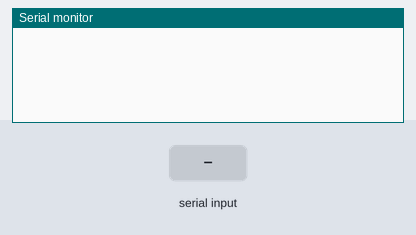
Bench run of a sketch on a simulated Arduino Uno, built with avr-gcc and run on an emulated ATmega328P. Shown: the last lines printed to the serial monitor. The test bench sets the inputs (shaded band).

Above: at 1.2 s.
1.3 s: "90,45\n" received over Serial
At 2.5 s:
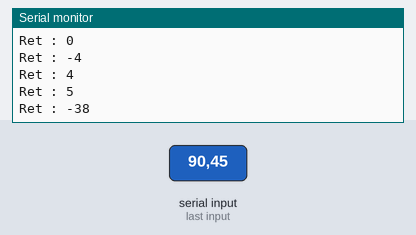
2.8 s: "30,150\n" received over Serial
At 4.0 s:
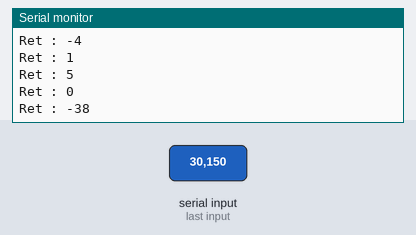
Timing chart, 0 to 5.8 s (numbered marks = the images above; inputs shaded):
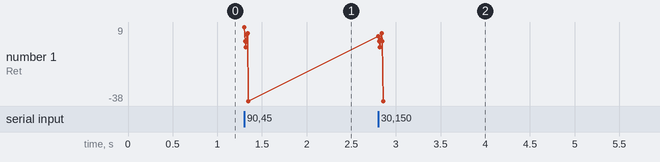

The sketch:

sketch_jun22a.ino
```cpp
void setup() {
  // put your setup code here, to run once:
Serial.begin(9600);
}

void loop() {
  // put your main code here, to run repeatedly:

while(Serial.available()>0){

  int ret= Serial.read()-'0';

  Serial.print("Ret : ");
Serial.println(ret);

  }
}
```

Measured:
- after the input at 1.3 s, the serial monitor: prints a new line at once (image 1)
- after the input at 2.8 s, the serial monitor: prints a new line at once (image 2)
